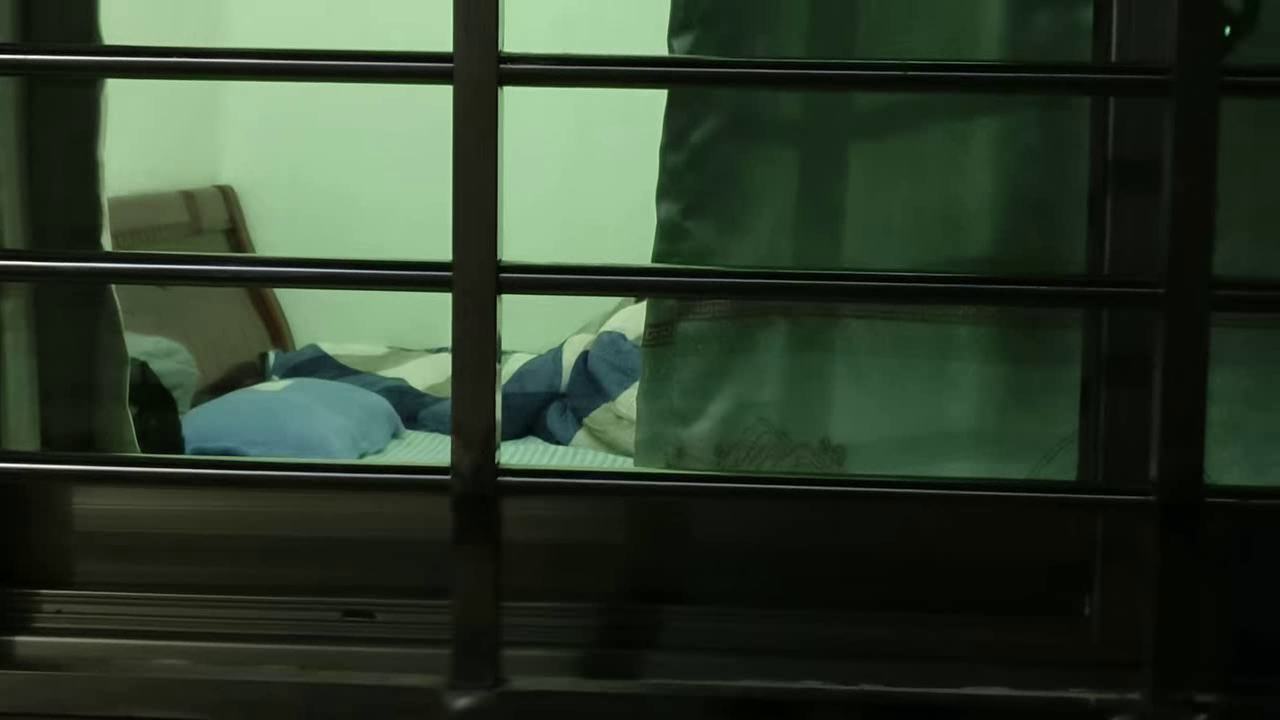
#> input picture frame 13 of outpy.avi, 1280 x 720 px, given in place of small cat.wmv, which was not available
$ python '5.2 the sixteenth opencv_work.py'
#> lines starting #> are read from the running program, lines starting #| are printed output that depends on the picture; pictures that were not available may be replaced by others from this repository, and a replacement may not be noted
# 视频追踪

# meanshift算法和camshift算法


# meanshift
# 原理：一个迭代的步骤，即先算出当前点的偏移均值，移动该点到其偏移均值，然后以此为新的起始点，继续移动，直到满足一定的条件结束。
# API：cv.meanshift()
# 优缺点：简单，迭代次数少，但无法解决目标的遮挡问题并且不能适应运动目标的形状和大小变化。
# 1. OpenCV MeanShift API
# cv.meanShift(probImage, window, criteria)
# 参数说明：
# probImage：目标区域的反向投影图（由目标 HSV 直方图计算得到）
# window：初始搜索窗口（即 ROI 的矩形坐标 (x, y, w, h)）
# criteria：搜索停止条件，通常设置为最大迭代次数 + 中心漂移阈值
# 2. MeanShift 目标追踪流程
# 读取视频：cv.VideoCapture()
# 设置感兴趣区域（ROI）：在视频第一帧中框选目标
# 计算目标 HSV 直方图并归一化
# 循环读取视频帧，计算反向投影，使用 cv.meanShift() 更新目标位置，绘制矩形框

# import cv2 as cv
# import numpy as np
# # 1.获取视频对象
# cap = cv.VideoCapture('D:\opencv_work\small cat.wmv')
#
# # 2.获取第一帧图像，并指定目标位置
# ret,frame = cap.read()
# # 2.1 目标位置（行，高，列，宽）
# r,h,c,w = 197,141,0,208
# track_window = (c,r,w,h)
# # 2.2 指定目标感兴趣区域
# roi = frame[r:r+h,c:c+w]
#
# # 3. 计算直方图
# # 3.1 转换色彩空间（HSV）
# hsv_roi = cv.cvtColor(roi,cv.COLOR_BGR2HSV)
# # 3.2 去除亮度低的值
# # 3.3 计算直方图
# roi_hist = cv.calcHist([hsv_roi],[0],None,[180],[0,180])
# # 3.4 归一化
# cv.normalize(roi_hist,roi_hist,0,255,cv.NORM_MINMAX)
# # 4.目标追踪
# # 4.1 设置窗口搜索中止条件：最大迭代次数，窗口中心漂移最小值
# term_crit = (cv.TERM_CRITERIA_EPS|cv.TERM_CRITERIA_COUNT,10,1)
#
# while True:
#     # 4.2 获取每一帧图像
#     ret,frame = cap.read()
#     if ret == True:
#         # 4.3 计算直方图的反向投影
#         hsv = cv.cvtColor(frame,cv.COLOR_BGR2HSV)
#         dst = cv.calcBackProject([hsv],[0],roi_hist,[0,180],1)
#
#         # 4.4 进行meanshift追踪
#         ret, track_window = cv.meanShift(dst,track_window,term_crit)
#
#         # 4.5 将追踪的位置绘制在视频上，并进行显示
#         x,y,w,h = track_window
#         img2 = cv.rectangle(frame,(x,y),(x+w,y+h),255,2)
#         cv.imshow('frame',img2)
#
#         if cv.waitKey(60) & 0xFF == ord('q'):
#             break
#     else :
#         break
#
#
# # 5.资源释放
# cap.release()
# cv.destroyAllWindows()


# camshift
# 原理：对 meanshift 算法的改进，首先应用 meanshift，一旦 meanshift 收敛，它就会更新窗口的大小，还计算最佳拟合椭圆的方向，从而根据目标的位置和大小更新搜索窗口。
# API：cv.camshift()
# 优缺点：可适应运动目标的大小形状的改变，具有较好的跟踪效果，但当背景色和目标颜色接近时，容易使目标的区域变大，最终有可能导致目标跟踪丢失。
# camshift算法
import cv2 as cv
import numpy as np
# 1.获取视频对象
cap = cv.VideoCapture(r'D:\opencv_work\small cat.wmv')

# 2.获取第一帧图像，并指定目标位置
ret,frame = cap.read()
#> frame is the input picture: shape (720, 1280, 3); mean B, G, R 44, 60.7, 46.5
# 2.1 目标位置（行，高，列，宽）
r,h,c,w = 197,141,0,208
track_window = (c,r,w,h)
# 2.2 指定目标感兴趣区域
roi = frame[r:r+h,c:c+w]
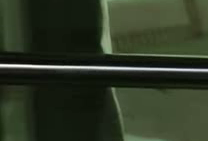
#> roi: shape (141, 208, 3); mean B, G, R 37, 55.1, 46.3

# 3. 计算直方图
# 3.1 转换色彩空间（HSV）
hsv_roi = cv.cvtColor(roi,cv.COLOR_BGR2HSV)
#> hsv_roi: shape (141, 208, 3); mean H, S, V 46.6, 98, 55.2
# 3.2 去除亮度低的值
# 3.3 计算直方图
roi_hist = cv.calcHist([hsv_roi],[0],None,[180],[0,180])
#> roi_hist = 180 values, max 6314 at index 46, min 0 at index 0, mean 162.9
# 3.4 归一化
cv.normalize(roi_hist,roi_hist,0,255,cv.NORM_MINMAX)
# 4.目标追踪
# 4.1 设置窗口搜索中止条件：最大迭代次数，窗口中心漂移最小值
term_crit = (cv.TERM_CRITERIA_EPS|cv.TERM_CRITERIA_COUNT,10,1)

while True:
    # 4.2 获取每一帧图像
    ret,frame = cap.read()
    if ret == True:
        # 4.3 计算直方图的反向投影
        hsv = cv.cvtColor(frame,cv.COLOR_BGR2HSV)
#> hsv: shape (720, 1280, 3); mean H, S, V 51.2, 100.8, 60.9
        dst = cv.calcBackProject([hsv],[0],roi_hist,[0,180],1)
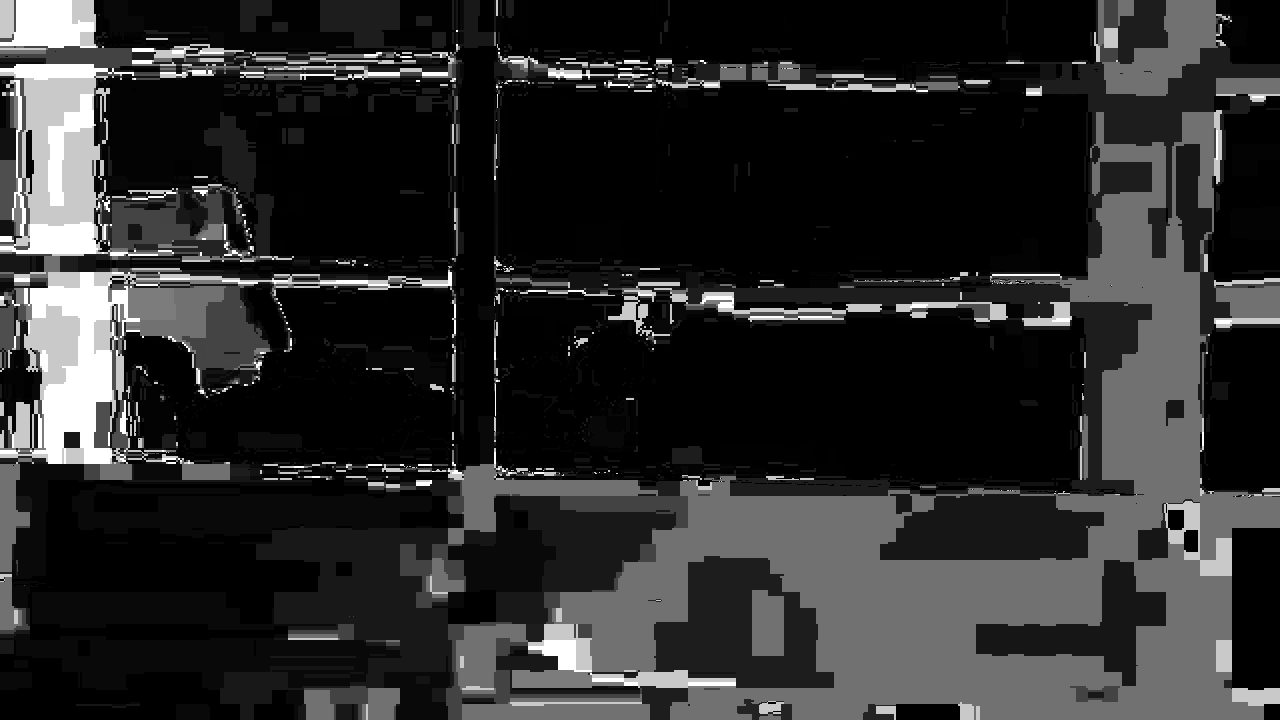
#> dst: shape (720, 1280); min 0, max 255, mean 43.1

        # 进行camshift追踪
        ret, track_window = cv.CamShift(dst, track_window, term_crit)
#> ret = ((116.5, 294), (177.8, 230.8), 91.48); track_window = (0, 204, 233, 180)

        # 绘制追踪结果
        pts = cv.boxPoints(ret)
#> pts = [[3.45, 202.1], [234.1, 208.1], [229.6, 385.9], [-1.13, 379.9]]
        pts = np.int32(pts)
#> pts = [[3, 202], [234, 208], [229, 385], [-1, 379]]
        img2 = cv.polylines(frame, [pts], True, 255, 2)
        cv.imshow('frame', img2)

        if cv.waitKey(60) & 0xFF == ord('q'):
#> (key q is pressed here)
            break
    else :
        break


# 5.资源释放
cap.release()
cv.destroyAllWindows()

$ run again, starting later in the video
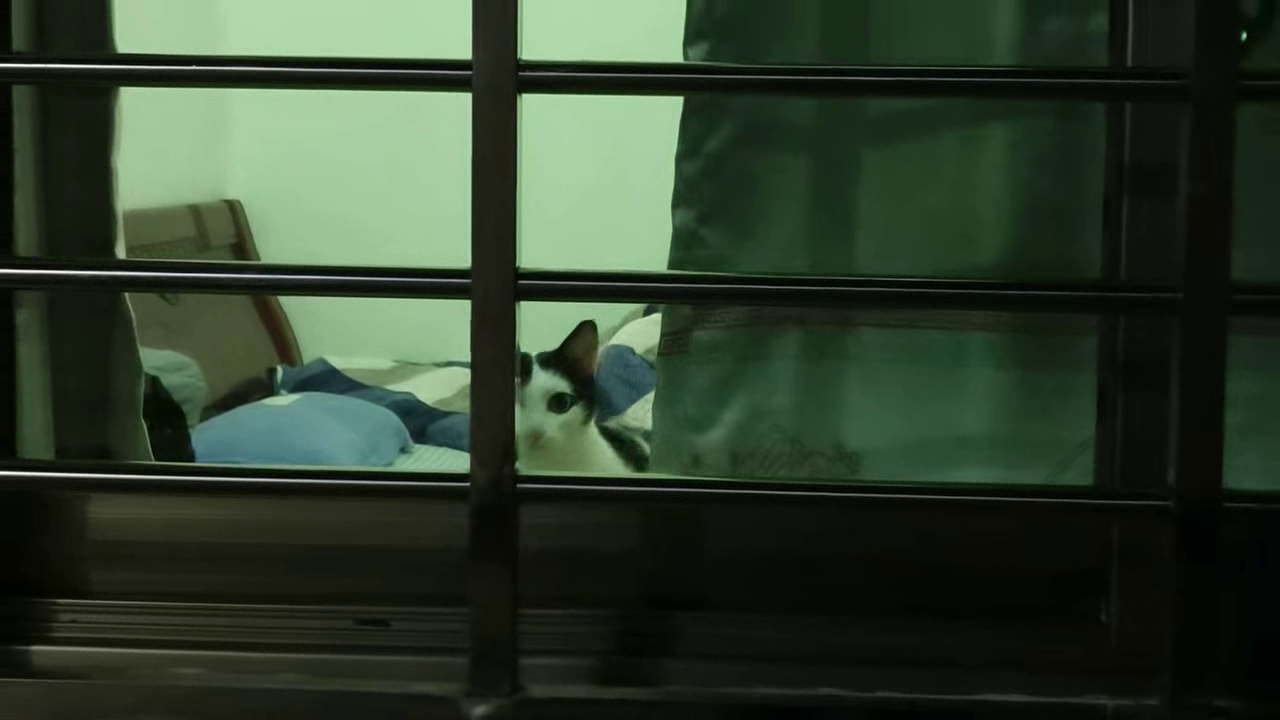
#> input picture frame 59 of outpy.avi, 1280 x 720 px, given in place of small cat.wmv, which was not available
#> frame is the input picture: shape (720, 1280, 3); mean B, G, R 44.9, 62.2, 47.9
#> `roi = frame[r:r+h,c:c+w]`:
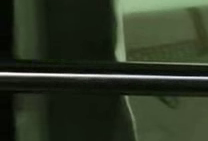
#> roi: shape (141, 208, 3); mean B, G, R 37.2, 54.8, 45.8
#> hsv_roi: shape (141, 208, 3); mean H, S, V 46.6, 101.8, 54.8
#> roi_hist = 180 values, max 6351 at index 46, min 0 at index 0, mean 162.9
#> hsv: shape (720, 1280, 3); mean H, S, V 50.9, 99.5, 62.5
#> `dst = cv.calcBackProject([hsv],[0],roi_hist,[0,180],1)`:
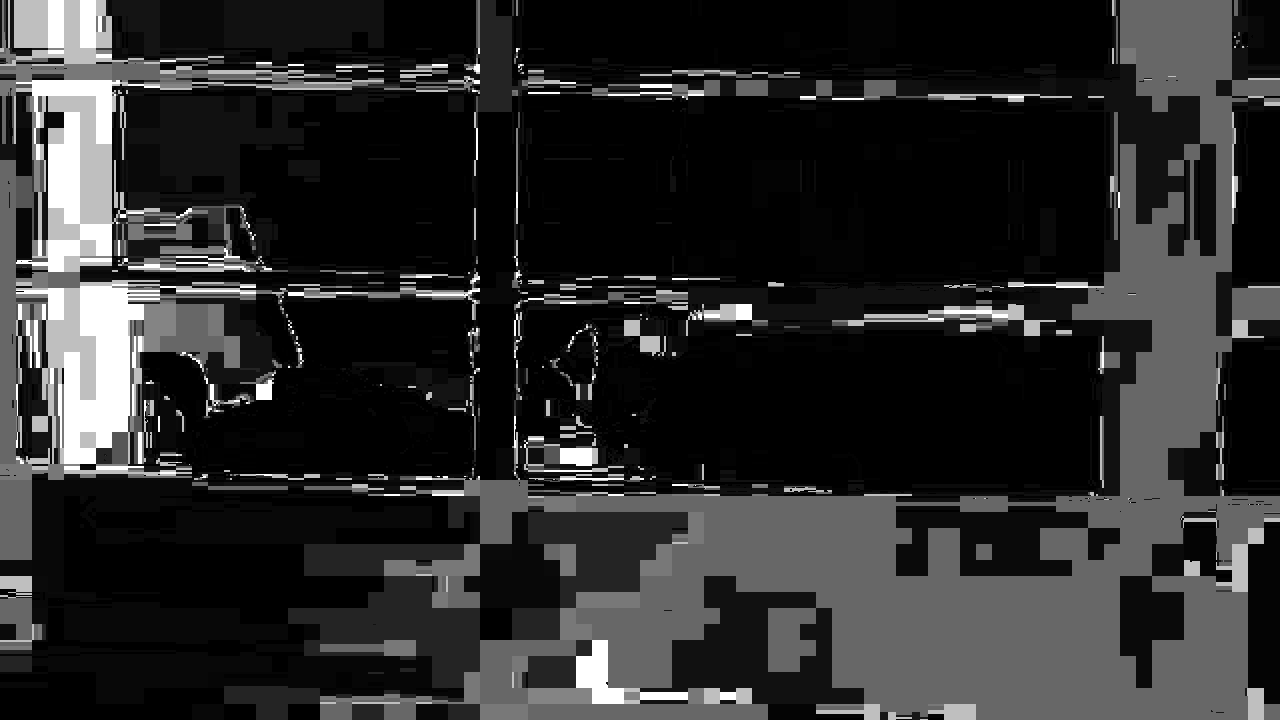
#> dst: shape (720, 1280); min 0, max 255, mean 42.8
#> ret = ((113, 310.5), (175.2, 224.7), 86.36); track_window = (0, 222, 226, 177)
#> `pts = cv.boxPoints(ret)`: pts = [[-4.68, 230.2], [219.5, 216], [230.7, 390.8], [6.45, 405]]
#> `pts = np.int32(pts)`: pts = [[-4, 230], [219, 215], [230, 390], [6, 405]]

$ run again, starting later in the video
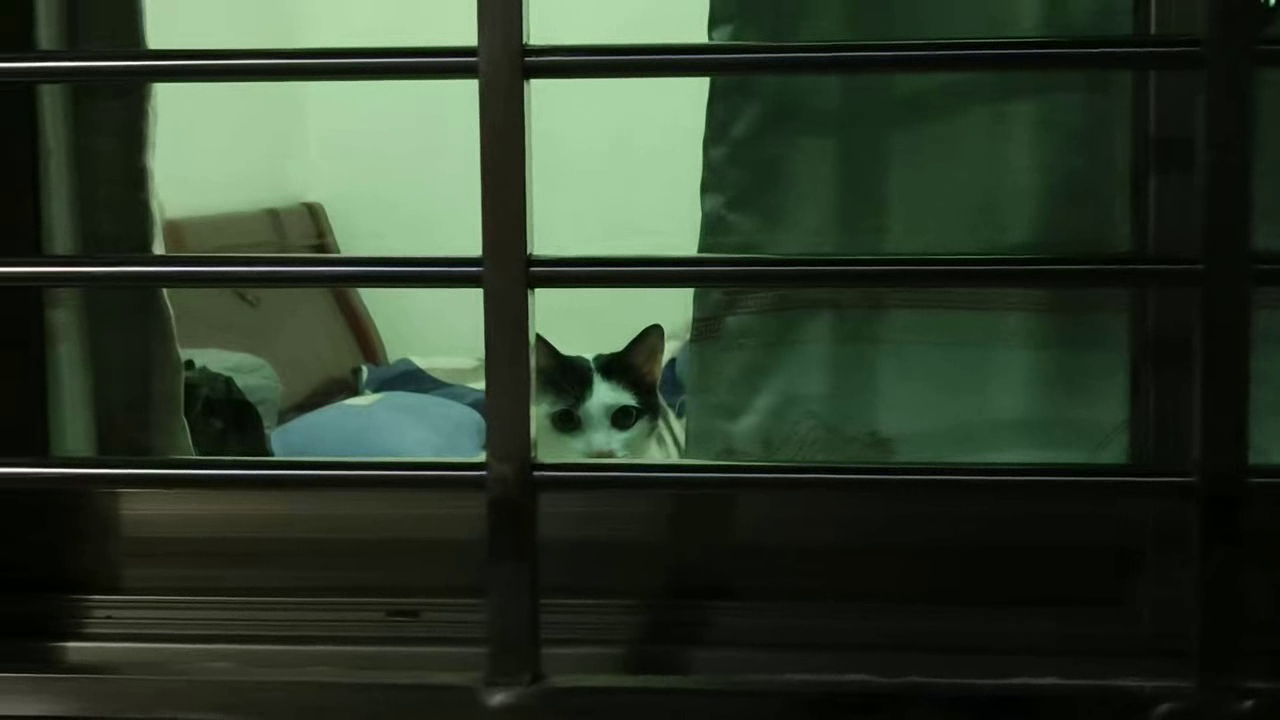
#> input picture frame 105 of outpy.avi, 1280 x 720 px, given in place of small cat.wmv, which was not available
#> frame is the input picture: shape (720, 1280, 3); mean B, G, R 42.9, 59.6, 46.3
#> `roi = frame[r:r+h,c:c+w]`:
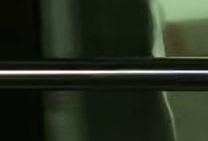
#> roi: shape (141, 208, 3); mean B, G, R 32.5, 47.2, 39.7
#> hsv_roi: shape (141, 208, 3); mean H, S, V 45.5, 106.4, 47.4
#> roi_hist = 180 values, max 6330 at index 50, min 0 at index 0, mean 162.9
#> hsv: shape (720, 1280, 3); mean H, S, V 49.5, 102.3, 59.4
#> `dst = cv.calcBackProject([hsv],[0],roi_hist,[0,180],1)`:
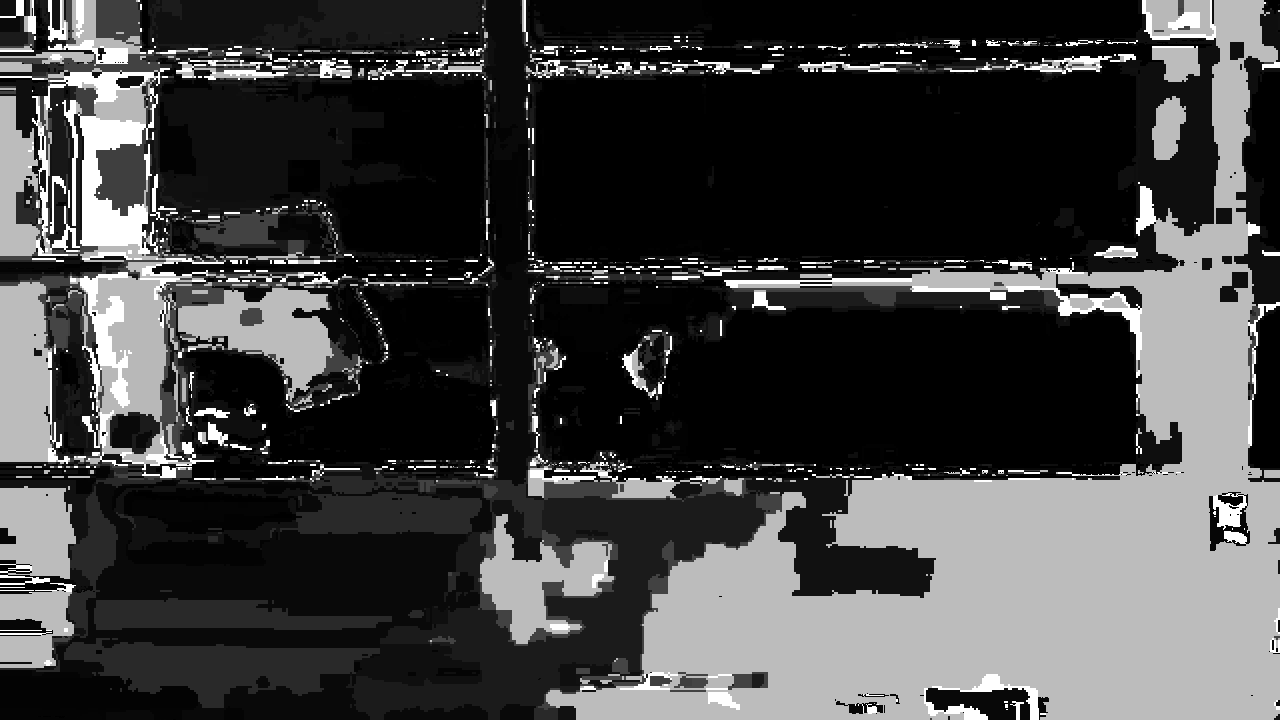
#> dst: shape (720, 1280); min 0, max 255, mean 65.8
#> ret = ((122, 284.5), (184.3, 243.9), 97.12); track_window = (0, 192, 244, 185)
#> `pts = cv.boxPoints(ret)`: pts = [[12.42, 177.9], [254.4, 208.1], [231.6, 391.1], [-10.42, 360.9]]
#> `pts = np.int32(pts)`: pts = [[12, 177], [254, 208], [231, 391], [-10, 360]]
